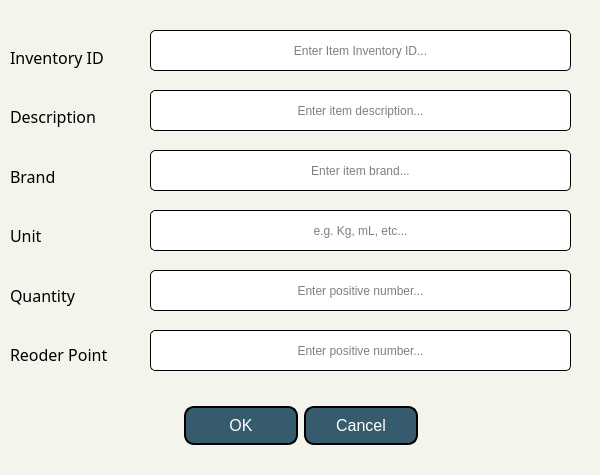
<?xml version="1.0" encoding="UTF-8"?>
<ui version="4.0">
 <class>Dialog</class>
 <widget class="QDialog" name="Dialog">
  <property name="windowModality">
   <enum>Qt::NonModal</enum>
  </property>
  <property name="geometry">
   <rect>
    <x>0</x>
    <y>0</y>
    <width>600</width>
    <height>475</height>
   </rect>
  </property>
  <property name="windowTitle">
   <string>Add Item</string>
  </property>
  <property name="windowIcon">
   <iconset>
    <normaloff>img/econologo_bkgd 200.png</normaloff>img/econologo_bkgd 200.png</iconset>
  </property>
  <property name="styleSheet">
   <string notr="true">background-color: #f4f4ec;</string>
  </property>
  <property name="modal">
   <bool>false</bool>
  </property>
  <widget class="QDialogButtonBox" name="buttonBox">
   <property name="geometry">
    <rect>
     <x>10</x>
     <y>400</y>
     <width>581</width>
     <height>51</height>
    </rect>
   </property>
   <property name="styleSheet">
    <string notr="true">QPushButton{
	background: #365b6d;
	color: white;
	border-style: outset;
	border-width: 2px;
	border-radius:10px;
	border-color: black;
	padding: 5px;
	height: 25px;
	width: 100px;
	font-size: 16px;
}
QPushButton:hover {
    background-color: #53786d;
	border: 2px solid black;
}
QPushButton:pressed {
    border-style: inset;
    background-color: #365b6d;
}</string>
   </property>
   <property name="orientation">
    <enum>Qt::Horizontal</enum>
   </property>
   <property name="standardButtons">
    <set>QDialogButtonBox::Cancel|QDialogButtonBox::Ok</set>
   </property>
   <property name="centerButtons">
    <bool>true</bool>
   </property>
  </widget>
  <widget class="QWidget" name="verticalLayoutWidget">
   <property name="geometry">
    <rect>
     <x>10</x>
     <y>30</y>
     <width>132</width>
     <height>351</height>
    </rect>
   </property>
   <layout class="QVBoxLayout" name="loParam">
    <item>
     <widget class="QLabel" name="label">
      <property name="font">
       <font>
        <family>Century Gothic</family>
        <pointsize>12</pointsize>
       </font>
      </property>
      <property name="text">
       <string>Inventory ID</string>
      </property>
     </widget>
    </item>
    <item>
     <widget class="QLabel" name="label_2">
      <property name="font">
       <font>
        <family>Century Gothic</family>
        <pointsize>12</pointsize>
       </font>
      </property>
      <property name="text">
       <string>Description</string>
      </property>
     </widget>
    </item>
    <item>
     <widget class="QLabel" name="label_3">
      <property name="font">
       <font>
        <family>Century Gothic</family>
        <pointsize>12</pointsize>
       </font>
      </property>
      <property name="text">
       <string>Brand</string>
      </property>
     </widget>
    </item>
    <item>
     <widget class="QLabel" name="label_4">
      <property name="font">
       <font>
        <family>Century Gothic</family>
        <pointsize>12</pointsize>
       </font>
      </property>
      <property name="text">
       <string>Unit</string>
      </property>
     </widget>
    </item>
    <item>
     <widget class="QLabel" name="label_7">
      <property name="font">
       <font>
        <family>Century Gothic</family>
        <pointsize>12</pointsize>
       </font>
      </property>
      <property name="text">
       <string>Quantity</string>
      </property>
     </widget>
    </item>
    <item>
     <widget class="QLabel" name="label_8">
      <property name="font">
       <font>
        <family>Century Gothic</family>
        <pointsize>12</pointsize>
       </font>
      </property>
      <property name="text">
       <string>Reoder Point</string>
      </property>
     </widget>
    </item>
   </layout>
  </widget>
  <widget class="QLineEdit" name="teInvID">
   <property name="geometry">
    <rect>
     <x>150</x>
     <y>30</y>
     <width>421</width>
     <height>41</height>
    </rect>
   </property>
   <property name="styleSheet">
    <string notr="true">background: white;
border: 1px solid black;
border-radius: 5px;</string>
   </property>
   <property name="alignment">
    <set>Qt::AlignCenter</set>
   </property>
   <property name="placeholderText">
    <string>Enter Item Inventory ID...</string>
   </property>
  </widget>
  <widget class="QLineEdit" name="teDescription">
   <property name="geometry">
    <rect>
     <x>150</x>
     <y>90</y>
     <width>421</width>
     <height>41</height>
    </rect>
   </property>
   <property name="styleSheet">
    <string notr="true">background: white;
border: 1px solid black;
border-radius: 5px;</string>
   </property>
   <property name="alignment">
    <set>Qt::AlignCenter</set>
   </property>
   <property name="placeholderText">
    <string>Enter item description...</string>
   </property>
  </widget>
  <widget class="QLineEdit" name="teBrand">
   <property name="geometry">
    <rect>
     <x>150</x>
     <y>150</y>
     <width>421</width>
     <height>41</height>
    </rect>
   </property>
   <property name="styleSheet">
    <string notr="true">background: white;
border: 1px solid black;
border-radius: 5px;</string>
   </property>
   <property name="alignment">
    <set>Qt::AlignCenter</set>
   </property>
   <property name="placeholderText">
    <string>Enter item brand...</string>
   </property>
  </widget>
  <widget class="QLineEdit" name="teUnit">
   <property name="geometry">
    <rect>
     <x>150</x>
     <y>210</y>
     <width>421</width>
     <height>41</height>
    </rect>
   </property>
   <property name="styleSheet">
    <string notr="true">background: white;
border: 1px solid black;
border-radius: 5px;</string>
   </property>
   <property name="alignment">
    <set>Qt::AlignCenter</set>
   </property>
   <property name="placeholderText">
    <string>e.g. Kg, mL, etc...</string>
   </property>
  </widget>
  <widget class="QLineEdit" name="teAmount">
   <property name="geometry">
    <rect>
     <x>150</x>
     <y>270</y>
     <width>421</width>
     <height>41</height>
    </rect>
   </property>
   <property name="styleSheet">
    <string notr="true">background: white;
border: 1px solid black;
border-radius: 5px;</string>
   </property>
   <property name="alignment">
    <set>Qt::AlignCenter</set>
   </property>
   <property name="placeholderText">
    <string>Enter positive number...</string>
   </property>
  </widget>
  <widget class="QLineEdit" name="teROP">
   <property name="geometry">
    <rect>
     <x>150</x>
     <y>330</y>
     <width>421</width>
     <height>41</height>
    </rect>
   </property>
   <property name="styleSheet">
    <string notr="true">background: white;
border: 1px solid black;
border-radius: 5px;</string>
   </property>
   <property name="alignment">
    <set>Qt::AlignCenter</set>
   </property>
   <property name="placeholderText">
    <string>Enter positive number...</string>
   </property>
  </widget>
 </widget>
 <resources/>
 <connections>
  <connection>
   <sender>buttonBox</sender>
   <signal>accepted()</signal>
   <receiver>Dialog</receiver>
   <slot>accept()</slot>
   <hints>
    <hint type="sourcelabel">
     <x>248</x>
     <y>254</y>
    </hint>
    <hint type="destinationlabel">
     <x>157</x>
     <y>274</y>
    </hint>
   </hints>
  </connection>
  <connection>
   <sender>buttonBox</sender>
   <signal>rejected()</signal>
   <receiver>Dialog</receiver>
   <slot>reject()</slot>
   <hints>
    <hint type="sourcelabel">
     <x>316</x>
     <y>260</y>
    </hint>
    <hint type="destinationlabel">
     <x>286</x>
     <y>274</y>
    </hint>
   </hints>
  </connection>
 </connections>
</ui>
